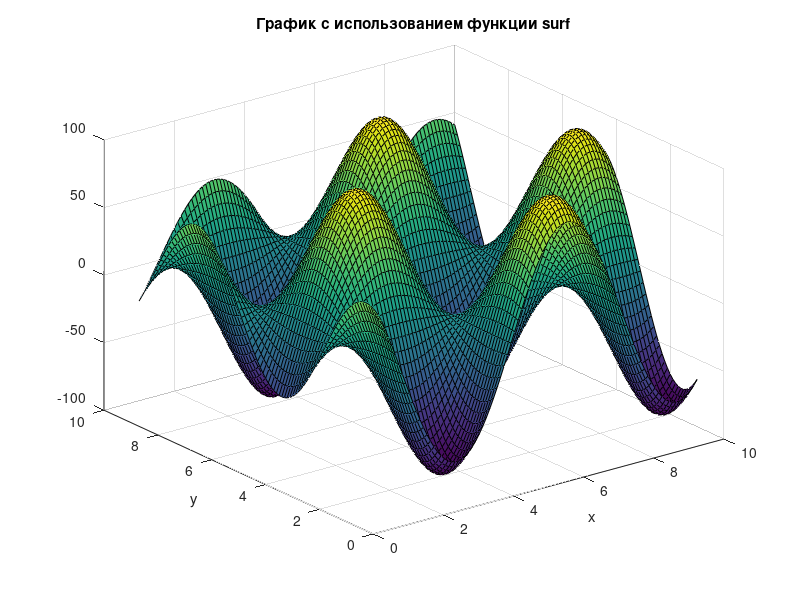
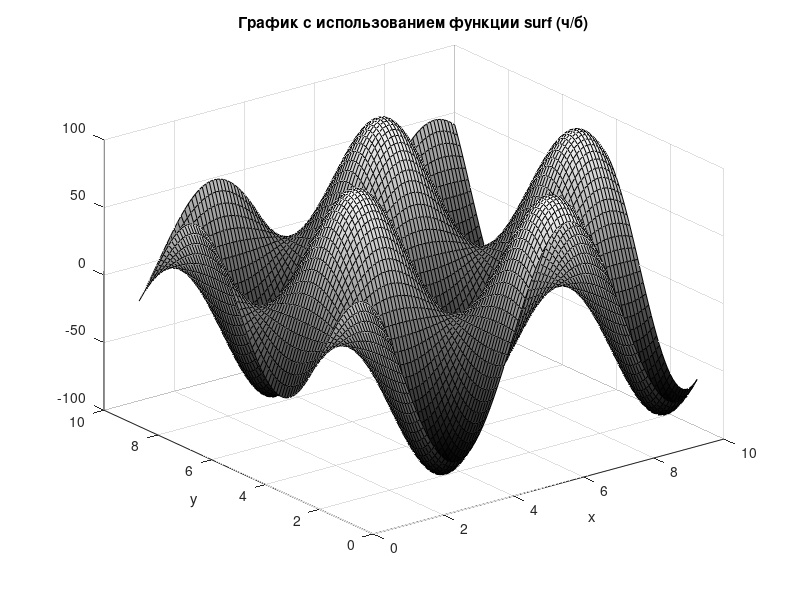
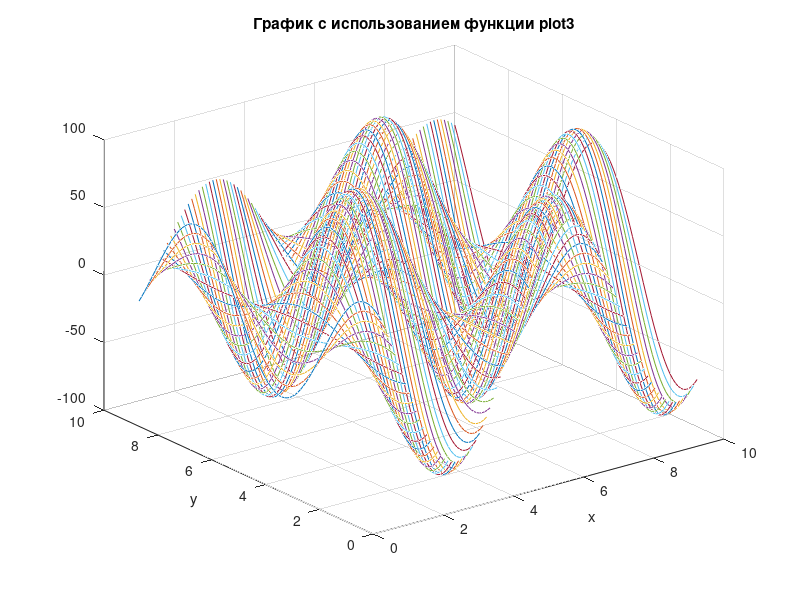
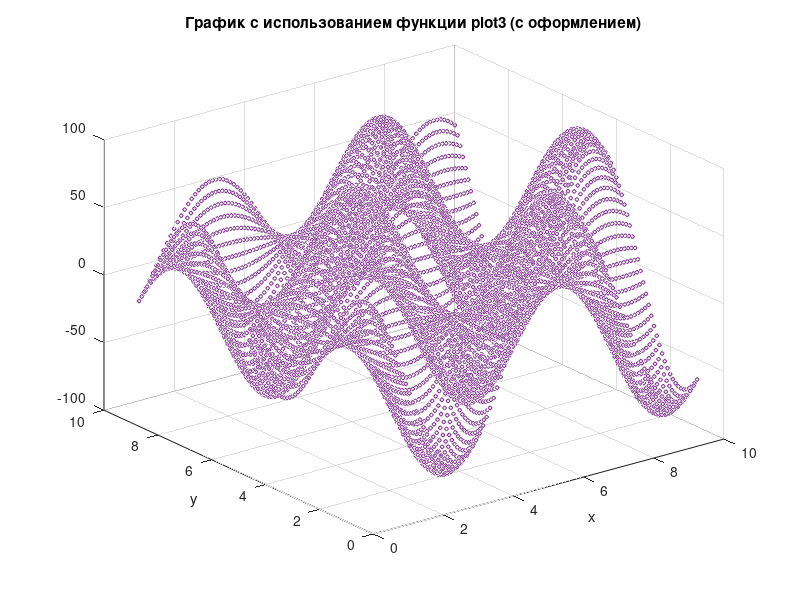

These figures' MATLAB source, in order:
%% surf (default)
[x, y] = meshgrid(1:0.1:10, 1:0.1:10);
z = cos(x) + sin(y) * cos(x);
figure; surf(x, y, z);
title('График с использованием функции surf'); xlabel('x'); ylabel('y')
disp('График построен (1)')

%% surf (gray)
[x, y] = meshgrid(1:0.1:10, 1:0.1:10);
z = cos(x) + sin(y) * cos(x);
figure; surf(x, y, z);
title('График с использованием функции surf (ч/б)'); xlabel('x'); ylabel('y')
colormap(gray)
disp('График построен (2)')

%% plot3 (default)
[x, y] = meshgrid(1:0.1:10, 1:0.1:10);
z = cos(x) + sin(y) * cos(x);
figure()
plot3(x, y, z); grid
title('График с использованием функции plot3'); xlabel('x'); ylabel('y')
disp('График построен (3)')

%% plot3 (styled)
[x, y] = meshgrid(1:0.1:10, 1:0.1:10);
z = cos(x) + sin(y) * cos(x);
figure()
plot3(x, y, z, 'diamond', 'Color', '#7E2F8E', 'MarkerSize', 3); grid
title('График с использованием функции plot3 (с оформлением)'); xlabel('x'); ylabel('y')
disp('График построен (4)')

%% mesh (default)
[x, y] = meshgrid(1:0.1:10, 1:0.1:10);
z = cos(x) + sin(y) * cos(x);
figure()
mesh(x, y, z); 
title('График с использованием функции mesh'); xlabel('x'); ylabel('y')
disp('График построен (5)')

%% mesh (styled)
[x, y] = meshgrid(1:0.1:10, 1:0.1:10);
z = cos(x) + sin(y) * cos(x);
figure()
mesh(x, y, z); 
title('График с использованием функции mesh (с оформлением)'); xlabel('x'); ylabel('y')
disp('График построен (6)')
colormap(cool)